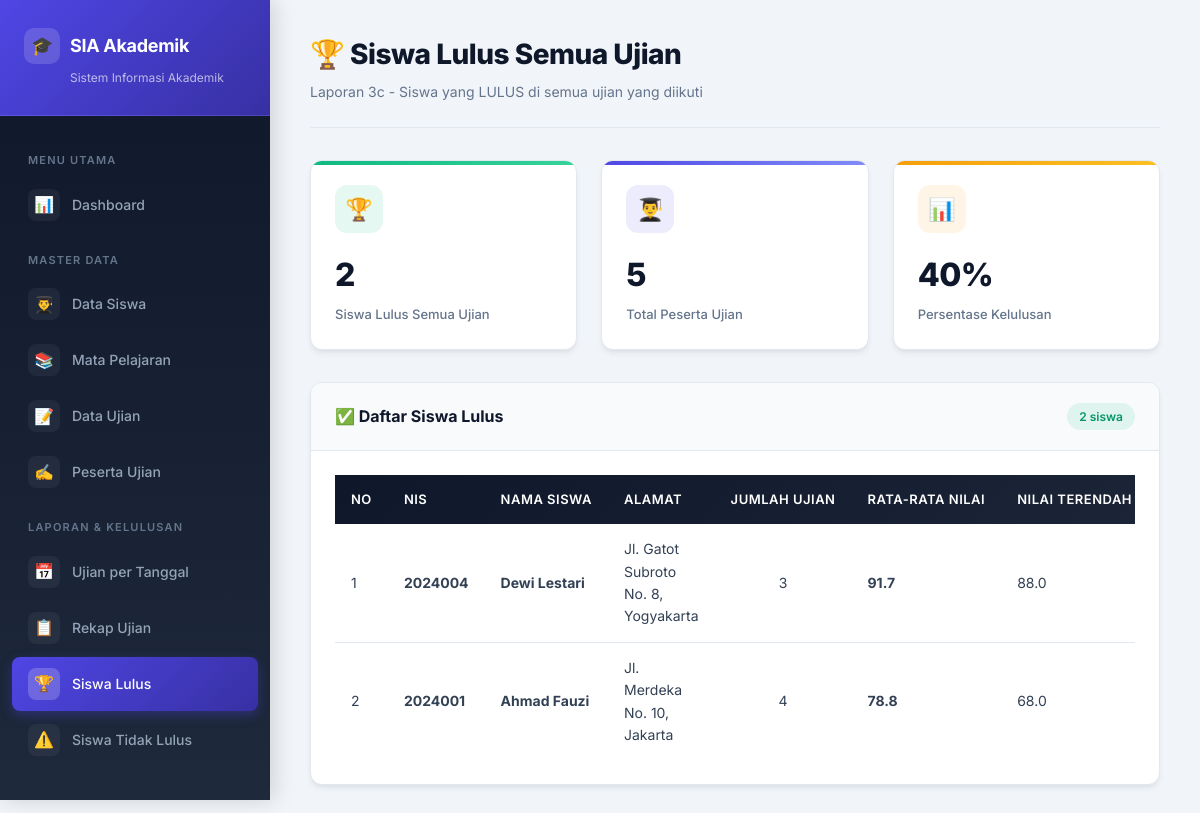
/laporan/siswa_lulus.php, run on the app's committed database.
### tables this page shows
CREATE TABLE IF NOT EXISTS siswa (
    NIS VARCHAR(20) PRIMARY KEY,
    Nama VARCHAR(50) NOT NULL,
    Alamat VARCHAR(100)
);

### laporan/siswa_lulus.php (the view, shortened to what this page needs)
<?php
require_once '../config/database.php';
require_once '../includes/header.php';
$result = $conn->query("
    SELECT s.NIS, s.Nama, s.Alamat,
           COUNT(p.ID_PESERTA) as total_ujian,
           AVG(p.NILAI) as rata_nilai,
           MIN(p.NILAI) as nilai_terendah,
           MAX(p.NILAI) as nilai_tertinggi
    FROM siswa s
    JOIN peserta p ON s.NIS = p.NIS
    WHERE p.STATUS IS NOT NULL
    GROUP BY s.NIS
    HAVING SUM(CASE WHEN p.STATUS = 'Tidak Lulus' THEN 1 ELSE 0 END) = 0
       AND COUNT(p.ID_PESERTA) > 0
    ORDER BY rata_nilai DESC
");
$total_lulus = $result->num_rows;
$total_peserta = $conn->query("SELECT COUNT(DISTINCT NIS) as c FROM peserta WHERE STATUS IS NOT NULL")->fetch_assoc()['c'];
?>
<div class="page-header">
    <div>
        <h1>🏆 Siswa Lulus Semua Ujian</h1>
        <p>Laporan 3c - Siswa yang LULUS di semua ujian yang diikuti</p>
    </div>
</div>
<div class="dashboard-grid" style="grid-template-columns: repeat(3, 1fr);">
    <div class="stat-card card-success">
        <div class="card-icon">🏆</div>
        <div class="card-value"><?= $total_lulus ?></div>
        <div class="card-label">Siswa Lulus Semua Ujian</div>
    </div>
    <div class="stat-card card-primary">
        <div class="card-icon">👨‍🎓</div>
        <div class="card-value"><?= $total_peserta ?></div>
        <div class="card-label">Total Peserta Ujian</div>
    </div>
    <div class="stat-card card-warning">
        <div class="card-icon">📊</div>
        <div class="card-value"><?= $total_peserta > 0 ? round(($total_lulus / $total_peserta) * 100) : 0 ?>%</div>
        <div class="card-label">Persentase Kelulusan</div>
    </div>
</div>
<div class="card">
    <div class="card-header">
        <h3>✅ Daftar Siswa Lulus</h3>
        <span class="badge badge-success"><?= $total_lulus ?> siswa</span>
    </div>
    <div class="card-body">
        <div class="table-responsive">
            <table>
                <thead>
                    <tr>
                        <th>No</th>
                        <th>NIS</th>
                        <th>Nama Siswa</th>
                        <th>Alamat</th>
                        <th>Jumlah Ujian</th>
                        <th>Rata-rata Nilai</th>
                        <th>Nilai Terendah</th>
                    </tr>
                </thead>
                <tbody>
                    <?php if ($result->num_rows > 0): ?>
                        <?php $no = 1; while ($row = $result->fetch_assoc()): ?>
                            <tr>
                                <td><?= $no++ ?></td>
                                <td><strong><?= htmlspecialchars($row['NIS']) ?></strong></td>
                                <td><strong><?= htmlspecialchars($row['Nama']) ?></strong></td>
                                <td><?= htmlspecialchars($row['Alamat']) ?></td>
                                <td style="text-align:center;"><?= $row['total_ujian'] ?></td>
                                <td><strong><?= number_format($row['rata_nilai'], 1) ?></strong></td>
                                <td><?= number_format($row['nilai_terendah'], 1) ?></td>
                            </tr>
                        <?php endwhile; ?>
                    <?php endif; ?>
                </tbody>
            </table>
        </div>
    </div>
</div>
<?php require_once '../includes/footer.php'; ?>

### assets/css/style.css (style rules this page uses)
:root { --primary: #4f46e5; --primary-light: #818cf8; --primary-dark: #3730a3; --secondary: #0ea5e9; --secondary-light: #38bdf8; --accent: #f59e0b; --accent-light: #fbbf24; --success: #10b981; --success-light: #34d399; --danger: #ef4444; --danger-light: #f87171; --warning: #f59e0b; --info: #3b82f6; --dark: #0f172a; --dark-2: #1e293b; --dark-3: #334155; --gray: #64748b; --gray-light: #94a3b8; --gray-lighter: #cbd5e1; --light: #f1f5f9; --lighter: #f8fafc; --white: #ffffff; --border: #e2e8f0; --shadow-sm: 0 1px 2px rgba(0,0,0,0.05); --shadow: 0 4px 6px -1px rgba(0,0,0,0.07), 0 2px 4px -2px rgba(0,0,0,0.05); --shadow-md: 0 10px 15px -3px rgba(0,0,0,0.08), 0 4px 6px -4px rgba(0,0,0,0.05); --shadow-lg: 0 20px 25px -5px rgba(0,0,0,0.1), 0 8px 10px -6px rgba(0,0,0,0.05); --radius: 12px; --radius-sm: 8px; --radius-lg: 16px; --transition: all 0.3s cubic-bezier(0.4, 0, 0.2, 1); }
* { margin: 0; padding: 0; box-sizing: border-box; }
body { font-family: 'Inter', -apple-system, BlinkMacSystemFont, sans-serif; background: var(--light); color: var(--dark); line-height: 1.6; min-height: 100vh; }
.page-header { display: flex; justify-content: space-between; align-items: center; margin-bottom: 32px; padding-bottom: 24px; border-bottom: 1px solid var(--border); }
.page-header h1 { font-size: 28px; font-weight: 800; color: var(--dark); letter-spacing: -0.5px; }
.page-header p { color: var(--gray); font-size: 14px; margin-top: 4px; }
.dashboard-grid { display: grid; grid-template-columns: repeat(auto-fit, minmax(240px, 1fr)); gap: 24px; margin-bottom: 32px; }
.stat-card { background: var(--white); border-radius: var(--radius); padding: 24px; box-shadow: var(--shadow); border: 1px solid var(--border); transition: var(--transition); position: relative; overflow: hidden; }
.stat-card::before { content: ''; position: absolute; top: 0; left: 0; right: 0; height: 4px; border-radius: var(--radius) var(--radius) 0 0; }
.stat-card.card-primary::before { background: linear-gradient(90deg, var(--primary), var(--primary-light)); }
.stat-card.card-success::before { background: linear-gradient(90deg, var(--success), var(--success-light)); }
.stat-card.card-warning::before { background: linear-gradient(90deg, var(--accent), var(--accent-light)); }
.stat-card .card-icon { width: 48px; height: 48px; border-radius: 12px; display: flex; align-items: center; justify-content: center; font-size: 22px; margin-bottom: 16px; }
.card-primary .card-icon { background: rgba(79,70,229,0.1); color: var(--primary); }
.card-success .card-icon { background: rgba(16,185,129,0.1); color: var(--success); }
.card-warning .card-icon { background: rgba(245,158,11,0.1); color: var(--accent); }
.stat-card .card-value { font-size: 32px; font-weight: 800; color: var(--dark); letter-spacing: -0.5px; }
.stat-card .card-label { font-size: 13px; color: var(--gray); font-weight: 500; margin-top: 4px; }
.card { background: var(--white); border-radius: var(--radius); box-shadow: var(--shadow); border: 1px solid var(--border); margin-bottom: 24px; overflow: hidden; }
.card-header { padding: 20px 24px; border-bottom: 1px solid var(--border); display: flex; justify-content: space-between; align-items: center; background: var(--lighter); }
.card-header h3 { font-size: 16px; font-weight: 700; color: var(--dark); display: flex; align-items: center; gap: 8px; }
.card-body { padding: 24px; }
.table-responsive { overflow-x: auto; }
table { width: 100%; border-collapse: collapse; font-size: 14px; }
table thead { background: linear-gradient(135deg, var(--dark) 0%, var(--dark-2) 100%); }
table thead th { color: var(--white); padding: 14px 16px; text-align: left; font-weight: 600; font-size: 13px; text-transform: uppercase; letter-spacing: 0.5px; white-space: nowrap; }
table tbody tr { border-bottom: 1px solid var(--border); transition: var(--transition); }
table tbody tr:last-child { border-bottom: none; }
table tbody td { padding: 14px 16px; color: var(--dark-3); }
.badge { display: inline-flex; align-items: center; gap: 4px; padding: 4px 12px; border-radius: 20px; font-size: 12px; font-weight: 600; }
.badge-success { background: rgba(16,185,129,0.1); color: #059669; }

### data on the page
siswa: NIS "2024004", Nama "Dewi Lestari", Alamat "Jl. Gatot Subroto No. 8, Yogyakarta", total_ujian "3", rata_nilai "91.7", nilai_terendah "88.0"
siswa: NIS "2024001", Nama "Ahmad Fauzi", Alamat "Jl. Merdeka No. 10, Jakarta", total_ujian "4", rata_nilai "78.8", nilai_terendah "68.0"

### other printed values
$total_lulus "2"
$total_peserta "5"
